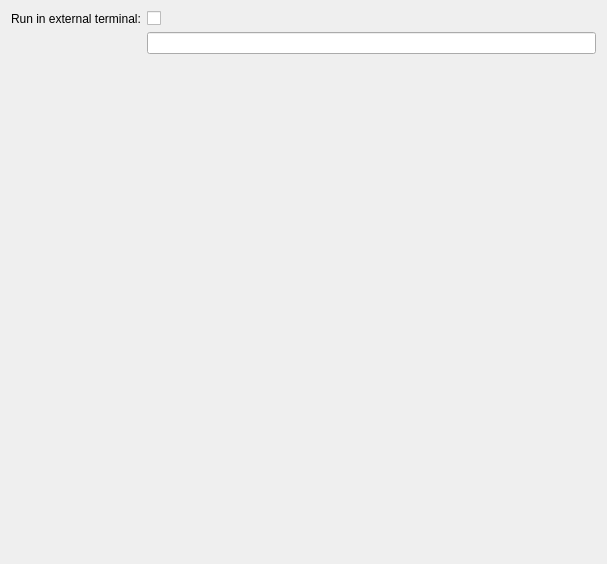
            <widget class="QWidget" name="scrollAreaWidgetContents_6">
             <property name="geometry">
              <rect>
               <x>0</x>
               <y>0</y>
               <width>607</width>
               <height>564</height>
              </rect>
             </property>
             <layout class="QFormLayout" name="formLayout_5">
              <item row="0" column="0">
               <widget class="QLabel" name="label_5">
                <property name="text">
                 <string>Run in external terminal:</string>
                </property>
               </widget>
              </item>
              <item row="0" column="1">
               <widget class="QCheckBox" name="checkBoxRunExtTerm">
                <property name="toolTip">
                 <string>Enable/Disable running program in an external terminal</string>
                </property>
                <property name="statusTip">
                 <string>Enable/Disable running program in an external terminal</string>
                </property>
                <property name="text">
                 <string/>
                </property>
               </widget>
              </item>
              <item row="1" column="1">
               <widget class="QLineEdit" name="lineEditRunTerm">
                <property name="toolTip">
                 <string>External terminal command (filename is appended at the end of the command)</string>
                </property>
                <property name="statusTip">
                 <string>External terminal command</string>
                </property>
               </widget>
              </item>
             </layout>
            </widget>
